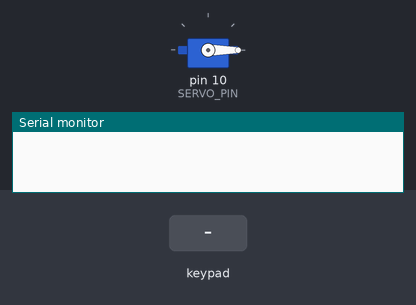
Recording of a sketch running on a simulated Arduino Uno, built with avr-gcc and run on an emulated ATmega328P. On the bench: servo, the last lines printed to the serial monitor. The inputs (shaded band) are chosen by the test bench.

Above: at 1.2 s.
1.3 s: keypad keys 2 3 4 5 # pressed 0.4 s apart
At 3.8 s:
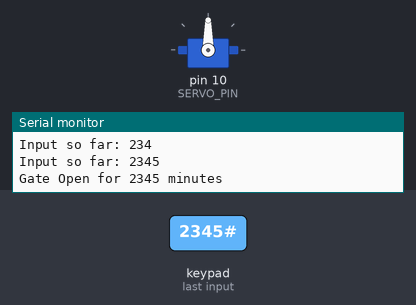
4.8 s: key 'A' pressed
At 5.2 s:
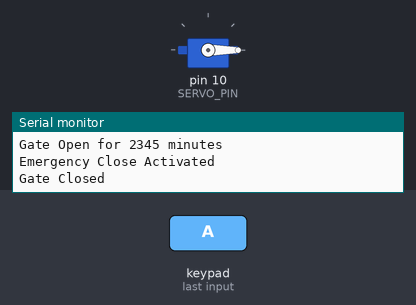
Timing chart, 0 to 7.8 s (numbered marks = the images above; inputs shaded):
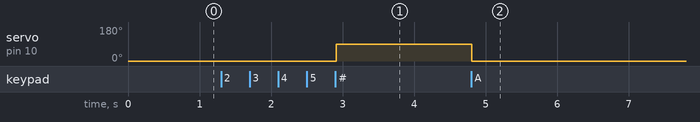

The sketch:

sketch_mar17a.ino
```cpp
#include <Keypad.h>
#include <Servo.h>

#define SERVO_PIN 10
Servo gateServo;

const byte ROWS = 4;
const byte COLS = 4;
char keys[ROWS][COLS] = {
  {'1', '2', '3', 'A'},
  {'4', '5', '6', 'B'},
  {'7', '8', '9', 'C'},
  {'*', '0', '#', 'D'}
};
byte rowPins[ROWS] = {2, 3, 4, 5};
byte colPins[COLS] = {6, 7, 8, 9};
Keypad keypad = Keypad(makeKeymap(keys), rowPins, colPins, ROWS, COLS);

bool gateOpen = false;
unsigned long closeTime = 0;

String inputMinutes = "";

void openGate(int minutes) {
  gateServo.write(90);
  gateOpen = true;
  closeTime = millis() + (minutes * 60000UL);
  Serial.print("Gate Open for ");
  Serial.print(minutes);
  Serial.println(" minutes");
}

void closeGate() {
  gateServo.write(0);
  gateOpen = false;
  Serial.println("Gate Closed");
}

void setup() {
  Serial.begin(9600);
  gateServo.attach(SERVO_PIN);
  gateServo.write(0);
}

void loop() {
  char key = keypad.getKey();

  if (key) {
    if (key >= '0' && key <= '9') {
      inputMinutes += key;
      Serial.print("Input so far: ");
      Serial.println(inputMinutes);
    }
    else if (key == '#') {
      if (inputMinutes.length() > 0) {
        int minutes = inputMinutes.toInt();
        if (minutes > 0) {
          openGate(minutes);
        } else {
          Serial.println("Invalid input!");
        }
        inputMinutes = "";
      }
    }
    else if (key == 'A' && gateOpen) {
      Serial.println("Emergency Close Activated");
      closeGate();
      inputMinutes = "";
    }
    else if (key == '*') {

      inputMinutes = "";
      Serial.println("Input cleared");
    }
  }


  if (gateOpen && millis() >= closeTime) {
    closeGate();
  }
}
```

Measured:
- after the input at 1.3 s, servo on pin 10 (SERVO_PIN): 0° → 90° after 1.6 s
- after the input at 4.8 s, servo on pin 10 (SERVO_PIN): 90° → 0° at once
